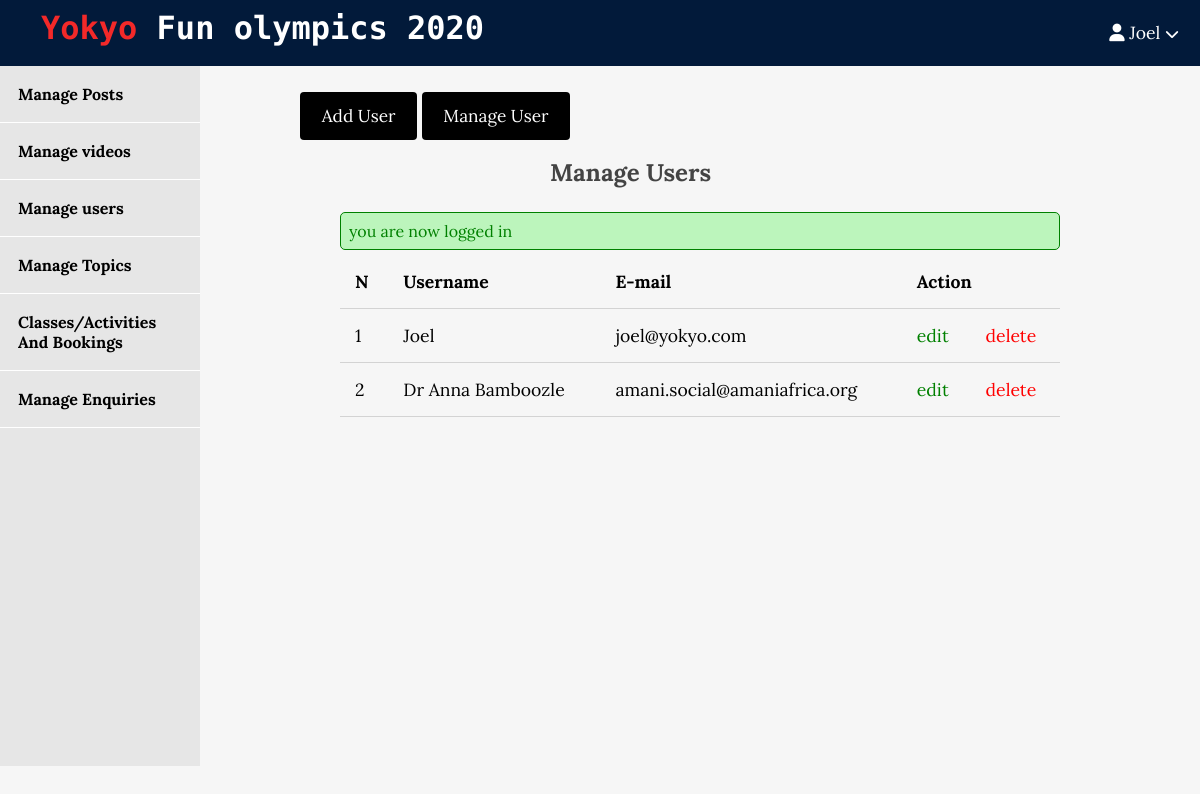
Screenshot of /admin/users/index.php (signed in) with the database file from the repository.
### tables this page shows
CREATE TABLE `users` (
  `id` int(11) NOT NULL,
  `admin` tinyint(4) NOT NULL,
  `username` varchar(255) NOT NULL,
  `email` varchar(255) NOT NULL,
  `password` varchar(255) NOT NULL,
  `created_at` timestamp NOT NULL DEFAULT current_timestamp()
);

### app/controllers/users.php (called while the page is built, shortened)
<?php
include(ROOT_PATH . "/app/database/db.php");
$table = 'users';
$admin_users = selectAll($table, ['admin' => 1]);

### app/database/db.php (called while the page is built, shortened)
<?php
 require('connect.php');
 function executeQuery($sql, $data)
 {
global $conn;
$stmt = $conn->prepare($sql);
$values = array_values($data);
$types = str_repeat('s', count($values));
$stmt->bind_param($types, ...$values);
$stmt->execute();
return $stmt;
 }
function selectAll($table, $conditions = [])
{
 global $conn;
    $sql = "SELECT * FROM $table ";
    if (empty($conditions)){
    $stmt = $conn -> prepare($sql);
    $stmt->execute();
    $records = $stmt->get_result()->fetch_all(MYSQLI_ASSOC);
   return $records;
    } else {
$i = 0;
foreach ($conditions as $key => $value){
    if ($i === 0) {
    $sql = $sql . " WHERE $key=?";
    } else {
        $sql = $sql . " AND $key=?";
    }
    $i++;
    }
    $stmt = executeQuery($sql, $conditions);
    $records = $stmt->get_result()->fetch_all(MYSQLI_ASSOC);
   return $records;
    }
}

### admin/users/index.php (the view, shortened to what this page needs)
<?php include(ROOT_PATH . "/app/controllers/users.php");
 ?>
<!DOCTYPE html>
<html lang="en">
<head>
<link rel="stylesheet" href="../../assets/css/style.css">
   <link rel="stylesheet" href="../../assets/css/admin.css">
</head>
<body>
<?php include(ROOT_PATH . "/app/includes/adminHeader.php"); ?>
    <div class="admin-wrapper">
<?php include(ROOT_PATH . "/app/includes/adminSidebar.php"); ?>
<div class="admin-content">
    <div class="button-group">
<a href="create.php" class="btn btn-big">Add User</a>
<a href="index.php" class="btn btn-big"> Manage User</a>
    </div>
    <div class="content">
        <h2 class="page-title"><b> Manage Users</b></h2>
        <?php include(ROOT_PATH . "/app/includes/messages.php"); ?>
        <table>
            <th>N</th>
            <th>Username</th>
            <th> E-mail</th>
            <th colspan="2">Action </th>
            </head>
            <tbody>
            <?php foreach ($admin_users as $key => $user): ?>
                <tr>
                    <td><?php echo $key + 1; ?></td>
                    <td><?php echo $user['username']; ?></td>
                    <td><?php echo $user['email']; ?></td>
                    <td><a href="edit.php?id=<?php echo $user['id']; ?>" class="edit">edit</a></td>
                    <td><a href="index.php?delete_id=<?php echo $user['id']; ?>" class="delete">delete</a></td>
                </tr>
              <?php endforeach; ?>
            </tbody>
        </table>
    </div>
</div>
</div>
</html>

### assets/css/style.css (style rules this page uses)
* { box-sizing: border-box }
body { padding: 0px; margin: 0px; background:#f6f6f6; font-family: 'lora', serif; }
h1, h2, h3, h4, h5, h6 { font-family:'lora', serif; color: #444; margin: 5px; }
a { text-decoration: none; color: inherit; }
.btn { padding: .5rem 1rem; background:black; color: white; border: 1px solid transparent; border-radius: .25rem; font-size: 1.08em; font-family:'lora', serif; }
.btn-big { padding: .7em 1.3rem; line-height: 1.3rem; }
.content { width: 90%; margin: 30px auto 30px; }

### assets/css/admin.css (style rules this page uses)
.admin-wrapper { display: flex; height: 700px; }
.admin-wrapper .admin-content { flex: 8; height: 100%; background: rgba(254, 255, 255, 0); padding: 40px 100px 100px; overflow-y: scroll; }
.admin-content .page-title { text-align: center; margin-right: 20%; margin-bottom: 1.5rem; }
table { width:100%; border-collapse: collapse; font-size: 1.1rem; }
th, td { padding: 15px; text-align: left; border-bottom: 1px solid #d3d3d3; }
.edit { color: green; }
.delete { color: red; }

### rows the page displays
users: username "Joel", email "joel@yokyo.com"
users: username "Dr Anna Bamboozle", email "amani.social@amaniafrica.org"

### other values shown
$_SESSION['username'] "Joel"
$_SESSION['message'] "you are now logged in"
